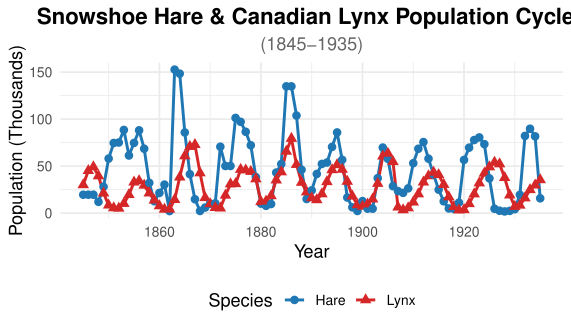

Generate this figure with R:
##Loading necessary libraries
library(astsa)
library(ggplot2)
library(tidyr)

##Uploading dataframe
data(Lynx)  
data(Hare)

##Creating combined dataframe with both sets
predator_prey_df <- data.frame(
  Year = as.numeric(time(Hare)),
  Hare = as.numeric(Hare),
  Lynx = as.numeric(Lynx)
) %>%
  pivot_longer(cols = c(Hare, Lynx), names_to = "Species", values_to = "Population")

##Creating scatter plot with trendlines
ggplot(predator_prey_df, aes(x = Year, y = Population, color = Species, shape = Species)) +
  geom_line(linewidth = 1) +
  geom_point(size = 2.5) +
  scale_color_manual(values = c("Hare" = "#1f77b4", "Lynx" = "#d62728")) +
  labs(
    title = "Snowshoe Hare & Canadian Lynx Population Cycles",
    subtitle = "(1845-1935)",
    x = "Year",
    y = "Population (Thousands)",
    color = "Species",
    shape = "Species"
  ) +
  theme_minimal(base_size = 13) +
  theme(
    plot.title = element_text(face = "bold", hjust = 0.5),
    plot.subtitle = element_text(hjust = 0.5, color = "gray40"),
    legend.position = "bottom"
  )
